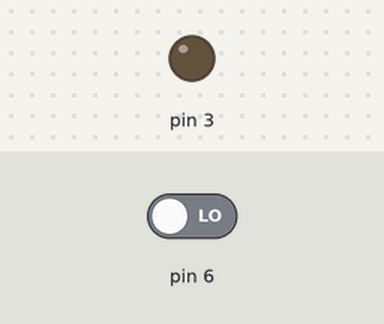
This sketch was run on a simulated Arduino Uno, built with avr-gcc and run on an emulated ATmega328P. Shown: output pins drawn as LEDs (lit = HIGH). Dashed ring = blinking. The inputs (shaded band) are chosen by the test bench; at power-on: pin 6 LOW.

Above: at 1.2 s.
1.3 s: pin 6 driven HIGH
At 1.4 s:
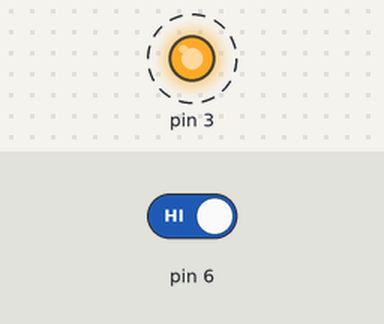
4.3 s: pin 6 driven LOW
At 5.2 s:
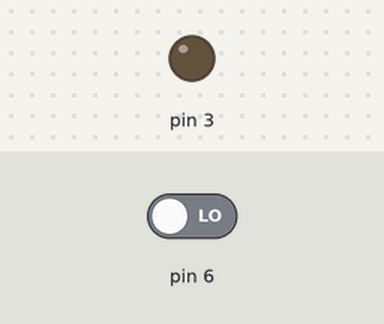
Timing chart, 0 to 7.3 s (numbered marks = the images above; inputs shaded):
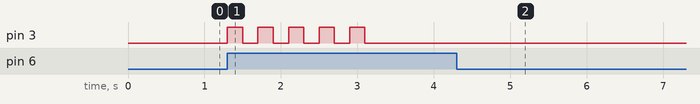

Measured:
- after the input at 1.3 s, pin 3: alternates HIGH for 0.20 s and LOW for 0.20 s, 10 changes in all, then stays LOW, starting at once
- after the input at 4.3 s, pin 3: stops changing and stays LOW

The sketch:

Arduino_Relay_3Blink.ino
```cpp
void setup() {
  pinMode(3, OUTPUT);
  pinMode(6, INPUT);
  digitalWrite(3, LOW);
}

void loop() {
  int leitor = digitalRead(6);

  if (leitor == HIGH) {
    for (int i = 0; i < 5; i++) {
      digitalWrite(3, HIGH);
      delay(200);
      digitalWrite(3, LOW);
      delay(200);
    }
    delay(2000);
  }
  else {
    digitalWrite(3, LOW);
  }
}
```
